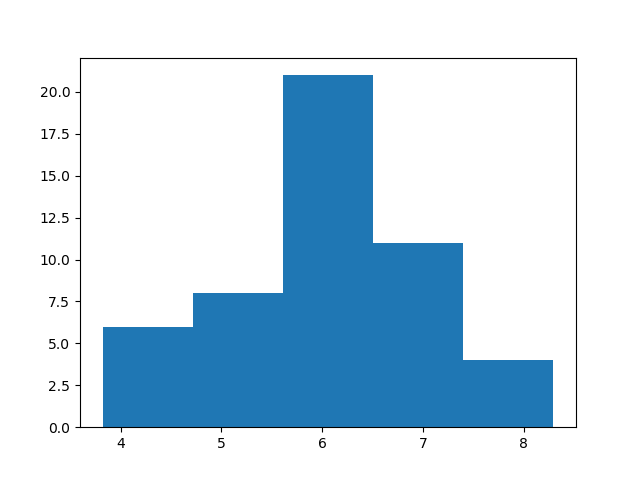

Here is the Python script that generated this plot:
import matplotlib.pyplot as plt
import numpy as np

values = np.random.randn(50) + 6
plt.hist(values, bins=5)
plt.show()
plt.savefig('histogram.png')
plt.clf()
